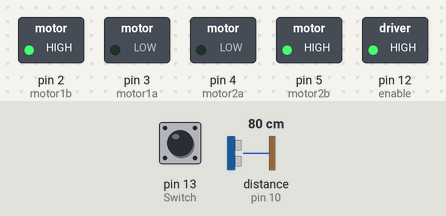
The sketch below on a simulated Arduino Uno, built with avr-gcc and run on an emulated ATmega328P. On the bench: switched loads named in the sketch (green lamp = pin HIGH). Wiring (inferred from the names in the program): ultrasonic range finder: trigger pin 8; echo pin 10. Inputs (shaded band) come from the test bench; at power-on: pin 13 (Switch) LOW, distance to the obstacle (sensor on pin 10) 80 cm. The echo pulse lasts 58.3 µs per cm; pins used as bus, display or sensor lines are not drawn; what the sketch prints to the serial monitor is not drawn.

Above: at 1.2 s.
1.3 s: pin 13 (Switch) pulled HIGH for 0.25 s
At 1.51 s:
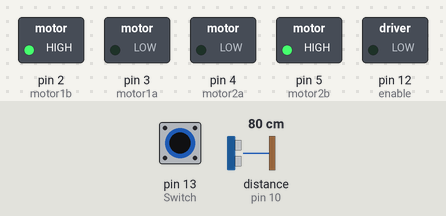
3.1 s: pin 13 (Switch) pulled HIGH for 3.2 s
At 7.5 s:
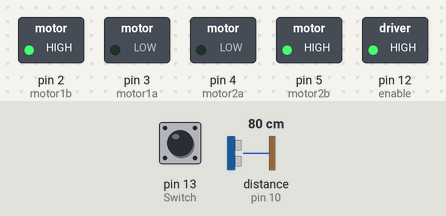
Timing chart, 0 to 9.0 s (numbered marks = the images above; inputs shaded):
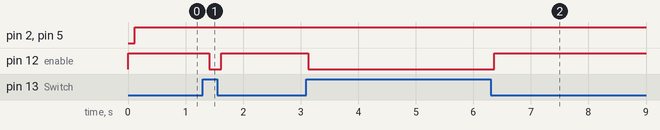

Measured:
- after the input at 1.3 s, pin 12 (enable): HIGH → LOW after 0.11 s, → HIGH 0.22 s later
- after the input at 3.1 s, pin 12 (enable): HIGH → LOW at once, → HIGH 3.2 s later

The sketch:

Arduino_code.ino
```cpp
/**********************************************************************
 *  The aim of this simulation is to show how to control two motors' direction using a H-bridge
 *  it is proudly designed by Agha-Oko MacVincent
 *  EEE 100 level FUTO
 **********************************************************************/
 //Here we declare and initialise the control pins for the l923D IC
  const int motor1a = 3;
  const int motor1b = 2;
  const int motor2a = 4;
  const  int motor2b = 5;
 //Here we declare and initialise the echo and trigger pins for our ultrasonic sensor
  const int trig = 8;
  const int echo = 10;
  long cm = 0;//variable for distance
  long enable = 12;//Here we initialise our IC enable pin
  int Switch = 13;//switch pin to control IC

void setup() {
  // setup codes runs only once:
  //We also set our arduino pins as either output or input pins
  pinMode(motor1a,OUTPUT);
  pinMode(motor1b, OUTPUT);
  pinMode(motor2a, OUTPUT);
  pinMode(motor2b, OUTPUT);
  pinMode(trig, OUTPUT);
  pinMode(echo, INPUT);
  pinMode(enable, OUTPUT);
  pinMode(Switch, INPUT);
  Serial.begin(9600);
  digitalWrite(enable,HIGH);


}
void loop() {
  //We send and receive sound waves from the ultrasonic sensor
  digitalWrite(trig, LOW);
  delayMicroseconds(2);
  digitalWrite(trig, HIGH);
  delayMicroseconds(10);
  digitalWrite(trig,LOW);
  //we recieve the waves back and use it to calculate distance
  long distance = pulseIn(echo, HIGH);
  cm = distance/54;
  delay(10);
  //We print distance here for simulation and  testing purposes
  Serial.print(cm);
  Serial.print("cm");
  Serial.println();
  delay(100);
  //we use calculated distance to control the motion of our UGV
  if (cm >=500)
  {
    digitalWrite(motor1a, HIGH);
    digitalWrite(motor1b, LOW);
    digitalWrite(motor2a, HIGH);
    digitalWrite(motor2b, LOW);
  }
  else
  {
    digitalWrite(motor1b, HIGH);
    digitalWrite(motor1a, LOW);
    digitalWrite(motor2b, HIGH);
    digitalWrite(motor2a, LOW);
    }

  //we use the status of switch to control our IC
  if (digitalRead(Switch)==HIGH)
  {
    digitalWrite(enable, LOW);
    }
  else
  {
    digitalWrite(enable, HIGH);
  }
   delay(100);

}
```
